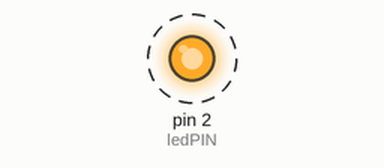
Simulated run of this sketch. Board: Arduino Uno, built with avr-gcc and run on an emulated ATmega328P. Shown: output pins drawn as LEDs (lit = HIGH). Dashed ring = blinking.

Above: at 0.5 s.
Timing chart, 0 to 4.6 s (numbered marks = the images above):
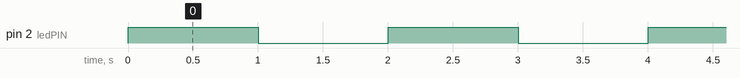

Measured:
- by itself, pin 2 (ledPIN): alternates HIGH for 1.0 s and LOW for 1.0 s

The sketch:

led.ino
```cpp
const int ledPIN = 2;
void setup() {
  // put your setup code here, to run once:
 Serial.begin(9600);    //iniciar puerto serie
  pinMode(ledPIN , OUTPUT);  //definir pin como salida
}

void loop() {
  // put your main code here, to run repeatedly:
  digitalWrite(ledPIN , HIGH);   // poner el Pin en HIGH
  delay(1000);                   // esperar un segundo
  digitalWrite(ledPIN , LOW);    // poner el Pin en LOW
  delay(1000);                   // esperar un segundo
}
```
